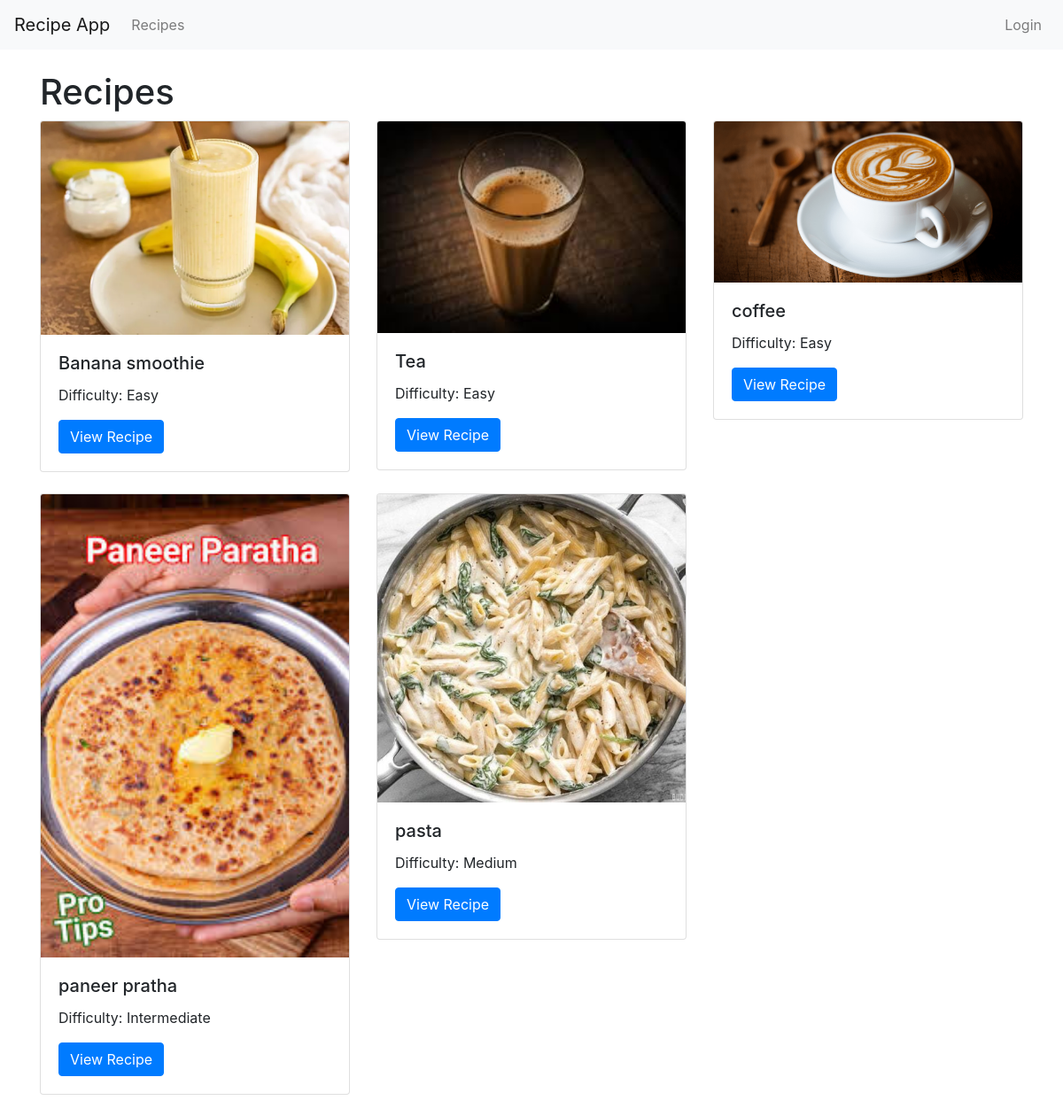
The app's page /recipes/ with its own data.
### recipes/models.py (models this page shows, shortened)
class Recipe(models.Model):
    DIFFICULTY_CHOICES = [
        ('Easy', 'Easy'),
        ('Medium', 'Medium'),
        ('Intermediate', 'Intermediate'),
        ('Hard', 'Hard'),
    ]
    id = models.UUIDField(primary_key=True, default=uuid.uuid4, editable=False)
    name = models.CharField(max_length=100)
    ingredients = models.TextField()
    cooking_time = models.PositiveIntegerField(help_text="in minutes")
    instructions = models.TextField(default="No instructions provided.")
    image = models.ImageField(upload_to='recipe_images/', default='default_recipe.jpg')
    difficulty = models.CharField(max_length=20, choices=DIFFICULTY_CHOICES, default='Easy')
    author = models.ForeignKey(User, on_delete=models.SET_NULL, null=True, blank=True)
    def get_absolute_url(self):
        return reverse('recipe_detail', args=[str(self.id)])
    class Meta:
        ordering = ['name']

### recipes/views.py (the view)
# urls.py: path('recipes/', views.RecipeListView.as_view(), name='recipe_list'),
class RecipeListView(ListView):
    model = Recipe
    template_name = 'recipes/recipe_list.html'
    context_object_name = 'recipes'
    paginate_by = 10

### recipes/templates/recipes/recipe_list.html (shortened to what this page needs)
{% extends 'base.html' %}
{% block content %}
<h1>Recipes</h1>
<div class="row">
    {% for recipe in recipes %}
    <div class="col-md-4 mb-4">
        <div class="card">
            <img src="{{ recipe.image.url }}" class="card-img-top" alt="{{ recipe.name }}">
            <div class="card-body">
                <h5 class="card-title">{{ recipe.name }}</h5>
                <p class="card-text">Difficulty: {{ recipe.difficulty }}</p>
                <a href="{{ recipe.get_absolute_url }}" class="btn btn-primary">View Recipe</a>
            </div>
        </div>
    </div>
    {% endfor %}
</div>
{% endblock %}

### templates/base.html (shortened to what this page needs)
<!DOCTYPE html>
<html lang="en">
<head>
    <link rel="stylesheet" href="https://stackpath.bootstrapcdn.com/bootstrap/4.5.2/css/bootstrap.min.css">
</head>
<body>
    <nav class="navbar navbar-expand-lg navbar-light bg-light">
        <a class="navbar-brand" href="{% url 'recipes:home' %}">Recipe App</a>
        <div class="collapse navbar-collapse" id="navbarNav">
            <ul class="navbar-nav mr-auto">
                <li class="nav-item">
                    <a class="nav-link" href="{% url 'recipes:recipe_list' %}">Recipes</a>
                </li>
            </ul>
            <ul class="navbar-nav">
                {% if user.is_authenticated %}
                    <li class="nav-item">
                        <span class="navbar-text mr-3">Welcome, {{ user.username }}</span>
                    </li>
                    <li class="nav-item">
                        <a class="nav-link" href="{% url 'recipes:logout' %}">Logout</a>
                    </li>
                {% else %}
                    <li class="nav-item">
                        <a class="nav-link" href="{% url 'recipes:login' %}">Login</a>
                    </li>
                {% endif %}
            </ul>
        </div>
    </nav>
    <div class="container mt-4">
        {% block content %}
        {% endblock %}
    </div>
</body>
</html>

### records on screen
Recipe: image (picture), name "Banana smoothie", difficulty "Easy"
Recipe: image (picture), name "Tea", difficulty "Easy"
Recipe: image (picture), name "coffee", difficulty "Easy"
Recipe: image (picture), name "paneer pratha", difficulty "Intermediate"
Recipe: image (picture), name "pasta", difficulty "Medium"
